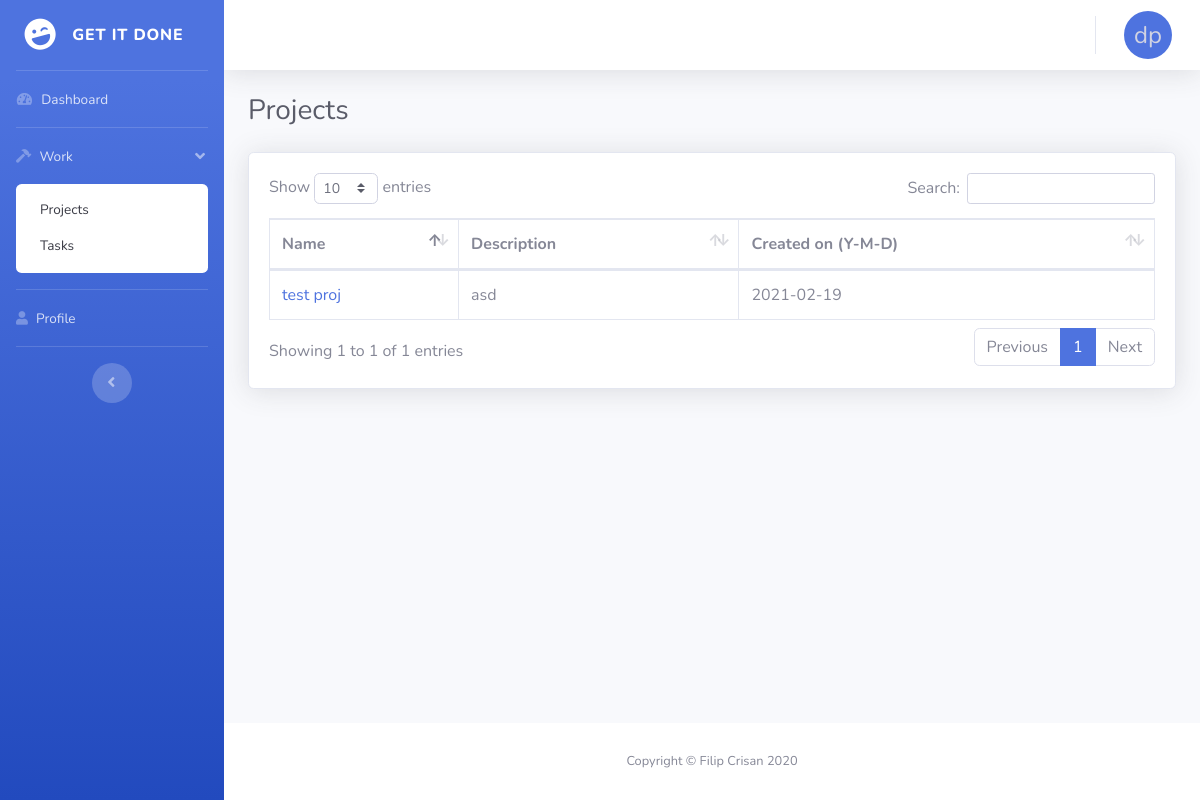
The app's page /projects (signed in), older data.
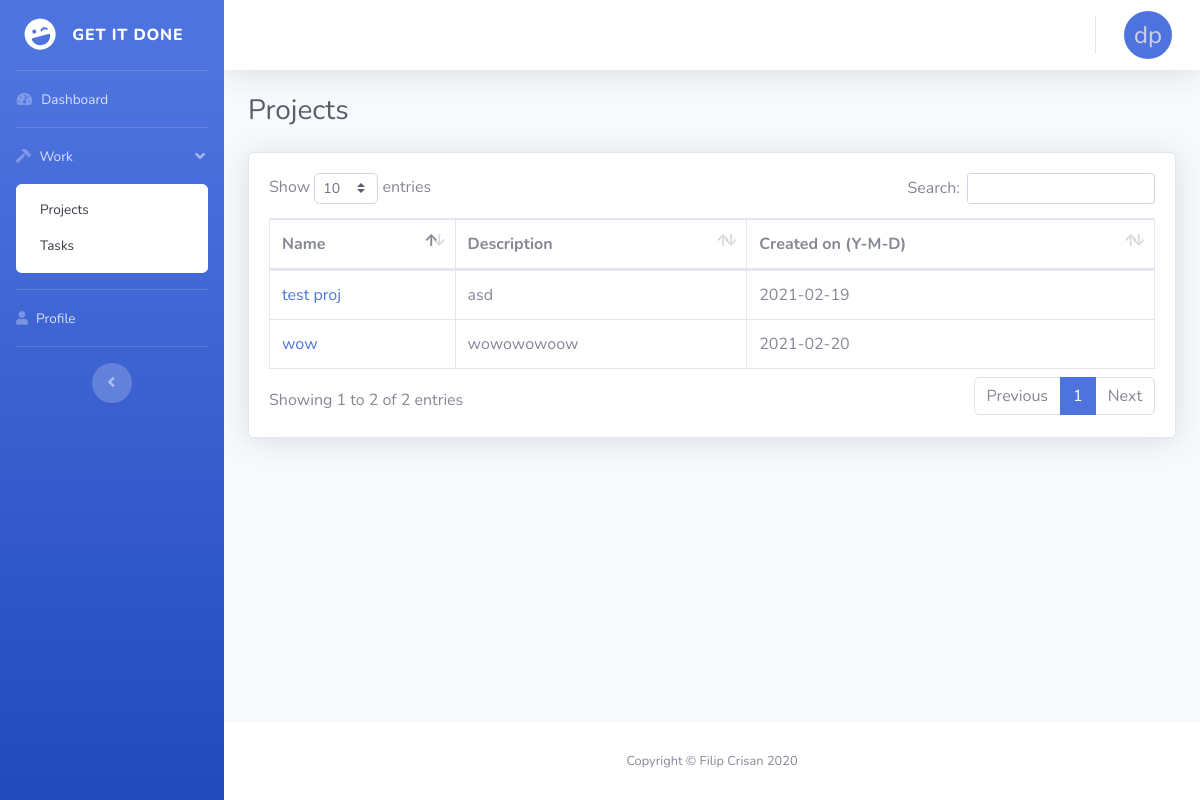
The same page, newer data.
### repository/models.py (models this page shows)
class Project(db.Model, UserMixin):
    id = db.Column(db.Integer, primary_key=True)
    name = db.Column(db.String(100), unique=True)
    description = db.Column(db.String(200))
    creation_date = db.Column(db.DateTime, nullable=False, default=datetime.utcnow)
    created_on = db.Column(db.DateTime)
    tasks = db.relationship('Task', backref='in_project')
    users = db.relationship('User', secondary=user_project, backref=db.backref('assigned_projects', lazy='dynamic'))

### main.py (the view)
@main.route('/projects')
@login_required
def projects():
	data = []
	for proj in current_user.assigned_projects:
		data.append(proj)
	return render_template('projects.html', data=data)

### app.py (called while the page is built)
@login_manager.user_loader
def load_user(user_id):
    return User.query.get(int(user_id))

### templates/projects.html (shortened to what the changed rows need)
<!DOCTYPE html>
<html lang="en">
<head>
  <link rel="stylesheet" href="https://use.fontawesome.com/releases/v5.12.1/css/all.css">
  <link href="{{ url_for('static', filename='all.min.css') }}" rel="stylesheet" type="text/css">
  <link href="{{ url_for('static', filename='sb-admin-2.min.css') }}" rel="stylesheet">
  <link href="{{ url_for('static', filename='dataTables.bootstrap4.min.css') }}" rel="stylesheet">
</head>
<body id="page-top">
  <div id="wrapper">
    <div id="content-wrapper" class="d-flex flex-column">
      <div id="content">
        <div class="container-fluid">
          <div class="d-sm-flex align-items-center justify-content-between mb-4">
            <h1 class="h3 mb-0 text-gray-800">Projects</h1>
          </div>
          <div class="card shadow mb-4">
            <div class="card-body">
              <div class="table-responsive">
                <table class="table table-bordered" id="dataTable" width="100%" cellspacing="0">
                  <thead>
                    <tr>
                      <th>Name</th>
                      <th>Description</th>
                      <th>Created on (Y-M-D)</th>
                    </tr>
                  </thead>
                  <tbody>
                    {% for proj in data: %}
                    <tr>
                      <td> <a href="{{ url_for('main.curr_proj', id=proj.id)}}">{{ proj.name }}</a> </td>
                      <td> {{ proj.description }} </td>
                      <td> {{ proj.creation_date.date() }} </td>
                    </tr>
                    {% endfor %}
                  </tbody>
                </table>
              </div>
            </div>
          </div>
        </div>
      </div>
    </div>
  </div>
</body>
</html>

Row changes from the older to the newer data that the page shows:
added Project: name "wow", description "wowowowoow", creation_date "2021-02-20"
Text that changed along with them:
text written by a page script: "Show entries Search: Showing 1 to 1 of 1 entries Previous 1 Next" → "Show entries Search: Showing 1 to 2 of 2 entries Previous 1 Next"
